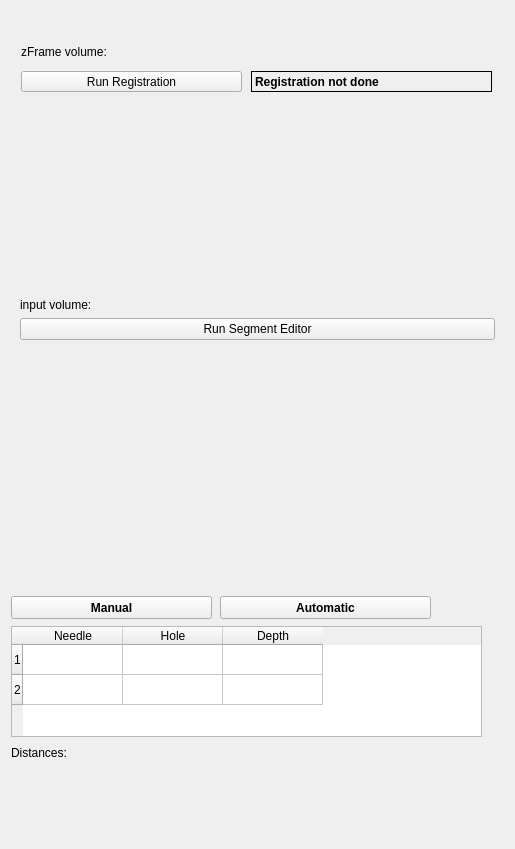
<?xml version="1.0" encoding="UTF-8"?>
<ui version="4.0">
 <class>CryoControl</class>
 <widget class="qMRMLWidget" name="CryoControl">
  <property name="geometry">
   <rect>
    <x>0</x>
    <y>0</y>
    <width>515</width>
    <height>849</height>
   </rect>
  </property>
  <layout class="QVBoxLayout" name="verticalLayout">
   <item>
    <widget class="ctkCollapsibleButton" name="CollapsibleButton" native="true">
     <property name="text" stdset="0">
      <string>Z-Frame registration</string>
     </property>
     <widget class="QLabel" name="label_3">
      <property name="geometry">
       <rect>
        <x>10</x>
        <y>30</y>
        <width>111</width>
        <height>21</height>
       </rect>
      </property>
      <property name="text">
       <string>zFrame volume:</string>
      </property>
     </widget>
     <widget class="QPushButton" name="runRegistraionButton">
      <property name="geometry">
       <rect>
        <x>10</x>
        <y>60</y>
        <width>221</width>
        <height>21</height>
       </rect>
      </property>
      <property name="text">
       <string>Run Registration</string>
      </property>
     </widget>
     <widget class="QLabel" name="label_6">
      <property name="geometry">
       <rect>
        <x>240</x>
        <y>60</y>
        <width>241</width>
        <height>21</height>
       </rect>
      </property>
      <property name="font">
       <font>
        <weight>75</weight>
        <bold>true</bold>
       </font>
      </property>
      <property name="frameShape">
       <enum>QFrame::Box</enum>
      </property>
      <property name="text">
       <string>Registration not done</string>
      </property>
     </widget>
     <widget class="qMRMLNodeComboBox" name="MRMLNodeComboBox_2" native="true">
      <property name="geometry">
       <rect>
        <x>110</x>
        <y>30</y>
        <width>371</width>
        <height>23</height>
       </rect>
      </property>
     </widget>
    </widget>
   </item>
   <item>
    <widget class="ctkCollapsibleButton" name="outputsCollapsibleButton" native="true">
     <property name="text" stdset="0">
      <string>Segment Target</string>
     </property>
     <layout class="QFormLayout" name="formLayout_4">
      <item row="0" column="0">
       <widget class="QLabel" name="label_2">
        <property name="text">
         <string>input volume:</string>
        </property>
       </widget>
      </item>
      <item row="1" column="0" colspan="2">
       <widget class="QPushButton" name="runSegmentationButton">
        <property name="text">
         <string>Run Segment Editor</string>
        </property>
       </widget>
      </item>
      <item row="0" column="1">
       <widget class="qMRMLNodeComboBox" name="MRMLNodeComboBox" native="true"/>
      </item>
     </layout>
    </widget>
   </item>
   <item>
    <widget class="ctkCollapsibleButton" name="CollapsibleButton_2" native="true">
     <property name="text" stdset="0">
      <string>Define location</string>
     </property>
     <widget class="QPushButton" name="manualPlanningButton">
      <property name="geometry">
       <rect>
        <x>0</x>
        <y>30</y>
        <width>201</width>
        <height>23</height>
       </rect>
      </property>
      <property name="font">
       <font>
        <weight>75</weight>
        <bold>true</bold>
       </font>
      </property>
      <property name="focusPolicy">
       <enum>Qt::StrongFocus</enum>
      </property>
      <property name="autoFillBackground">
       <bool>false</bool>
      </property>
      <property name="text">
       <string>Manual</string>
      </property>
     </widget>
     <widget class="QPushButton" name="autoPlanningButton">
      <property name="geometry">
       <rect>
        <x>209</x>
        <y>30</y>
        <width>211</width>
        <height>23</height>
       </rect>
      </property>
      <property name="font">
       <font>
        <weight>75</weight>
        <bold>true</bold>
       </font>
      </property>
      <property name="text">
       <string>Automatic</string>
      </property>
     </widget>
     <widget class="QTableWidget" name="tableWidget">
      <property name="geometry">
       <rect>
        <x>0</x>
        <y>60</y>
        <width>471</width>
        <height>111</height>
       </rect>
      </property>
      <property name="rowCount">
       <number>2</number>
      </property>
      <property name="columnCount">
       <number>3</number>
      </property>
      <row/>
      <row/>
      <column>
       <property name="text">
        <string>Needle</string>
       </property>
      </column>
      <column>
       <property name="text">
        <string>Hole</string>
       </property>
      </column>
      <column>
       <property name="text">
        <string>Depth</string>
       </property>
      </column>
     </widget>
     <widget class="QLabel" name="label_4">
      <property name="geometry">
       <rect>
        <x>0</x>
        <y>180</y>
        <width>461</width>
        <height>41</height>
       </rect>
      </property>
      <property name="text">
       <string>Distances:</string>
      </property>
      <property name="alignment">
       <set>Qt::AlignLeading|Qt::AlignLeft|Qt::AlignTop</set>
      </property>
     </widget>
    </widget>
   </item>
  </layout>
 </widget>
 <customwidgets>
  <customwidget>
   <class>ctkCollapsibleButton</class>
   <extends>QWidget</extends>
   <header>ctkCollapsibleButton.h</header>
   <container>1</container>
  </customwidget>
  <customwidget>
   <class>qMRMLNodeComboBox</class>
   <extends>QWidget</extends>
   <header>qMRMLNodeComboBox.h</header>
  </customwidget>
  <customwidget>
   <class>qMRMLWidget</class>
   <extends>QWidget</extends>
   <header>qMRMLWidget.h</header>
   <container>1</container>
  </customwidget>
 </customwidgets>
 <resources/>
 <connections/>
</ui>
